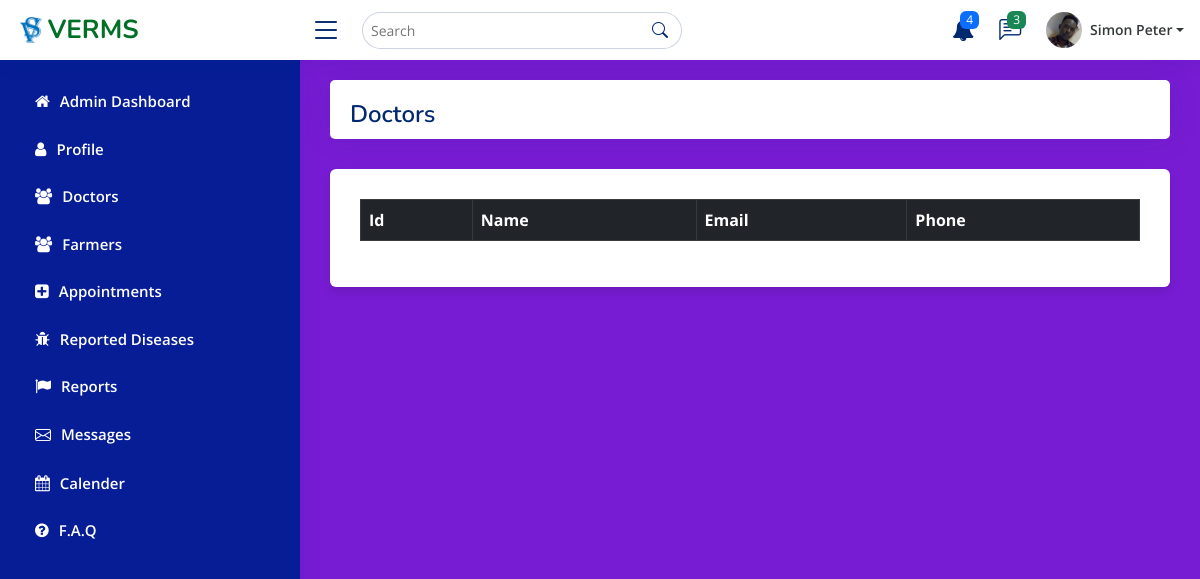
The page /admin/pages-doctors.php on the database as committed earlier.
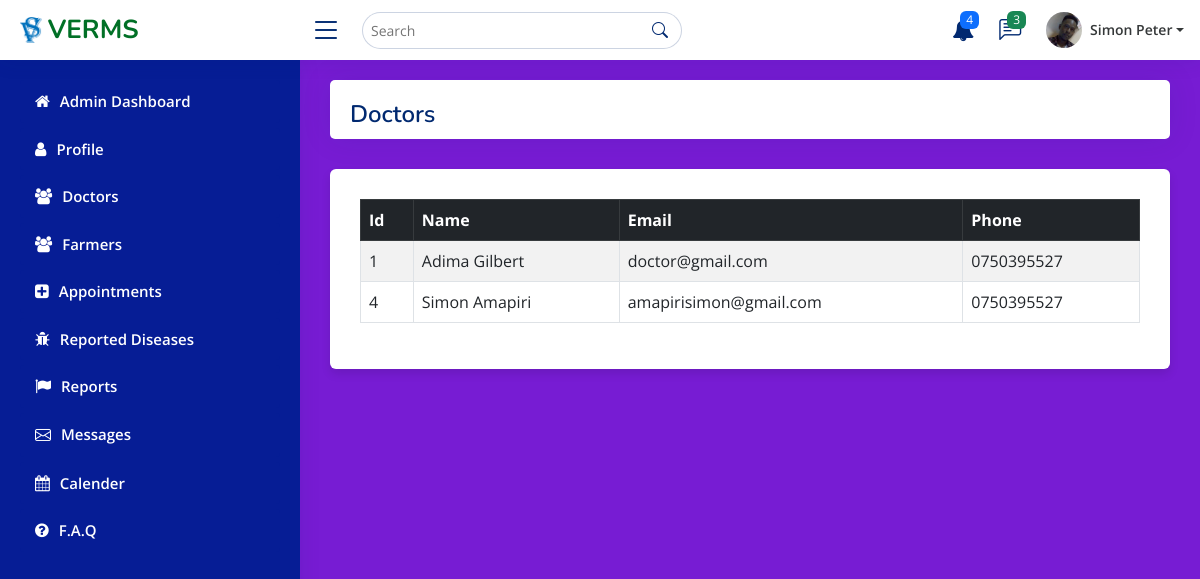
The same page on the database as committed later.
### tables this page shows
CREATE TABLE `user` (
  `user_Id` int NOT NULL AUTO_INCREMENT,
  `name` varchar(255) NOT NULL,
  `email` varchar(255) NOT NULL,
  `phone` varchar(13) NOT NULL,
  `password` varchar(20) NOT NULL,
  `user_type` varchar(50) NOT NULL,
  PRIMARY KEY (`user_Id`)
);

### admin/pages-doctors.php (the view, shortened to what the changed rows need)
<!DOCTYPE html>
<html lang="en">
<head>
    <link href="assets/vendor/bootstrap/css/bootstrap.min.css" rel="stylesheet">
  <link href="assets/vendor/bootstrap-icons/bootstrap-icons.css" rel="stylesheet">
  <link href="assets/vendor/boxicons/css/boxicons.min.css" rel="stylesheet">
  <link href="assets/vendor/quill/quill.snow.css" rel="stylesheet">
  <link href="assets/vendor/quill/quill.bubble.css" rel="stylesheet">
  <link href="assets/vendor/remixicon/remixicon.css" rel="stylesheet">
  <link href="assets/vendor/simple-datatables/style.css" rel="stylesheet">
  <link rel="stylesheet" href="assets/css/datatables.min.css">
  <link rel="stylesheet" href="assets/vendor/font-awesome/css/font-awesome.min.css">
  <link href="assets/css/main.css" rel="stylesheet">
</head>
<?php
include 'config.php';
$retreive = "SELECT * FROM user WHERE user_Type = 'doctor'";
$sql_query = mysqli_query($conn, $retreive);
?>
  <body>
  <main id="main" class="main">
<div class="col-12">
              <div class="card">
                <div class="pagetitle">
                  <h1>Doctors</h1>
                </div>
              </div>
              <div class="container">
        <div class="row">
            <div class="col-12">
                <div class="data_table">
                    <table id="example" class="table table-striped table-bordered">
                        <thead class="table-dark">
                        <tr>
                                <th>Id</th>
                                <th>Name</th>
                                <th>Email</th>
                                <th>Phone</th>
                            </tr>
                        </thead>
                        <tbody>
                        <?php
                  while ($rows = mysqli_fetch_assoc($sql_query) ) {
                  ?>
                            <tr>
                                <td><?php   echo $rows['user_Id']; ?></td>
                                <td><?php   echo $rows['name']; ?></td>
                                <td><?php   echo $rows['email']; ?></td>
                                <td><?php   echo $rows['phone']; ?></td>
                            </tr>
                            <?php
                          }
                           ?>
                        </tbody>
                    </table>
                </div>
            </div>
        </div>
  </main>
</body>
</html>

Rows that differ between the two databases and show on the page:
added user: user_Id "1", name "Adima Gilbert", email "doctor@gmail.com", phone "0750395527"
added user: user_Id "4", name "Simon Amapiri", email "amapirisimon@gmail.com", phone "0750395527"
